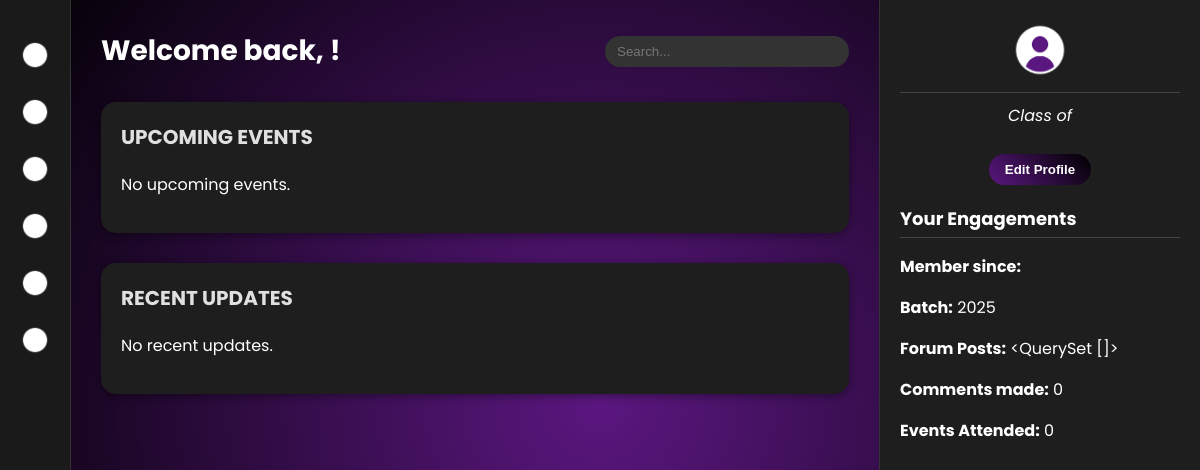
Page / (signed in) on the earlier database version.
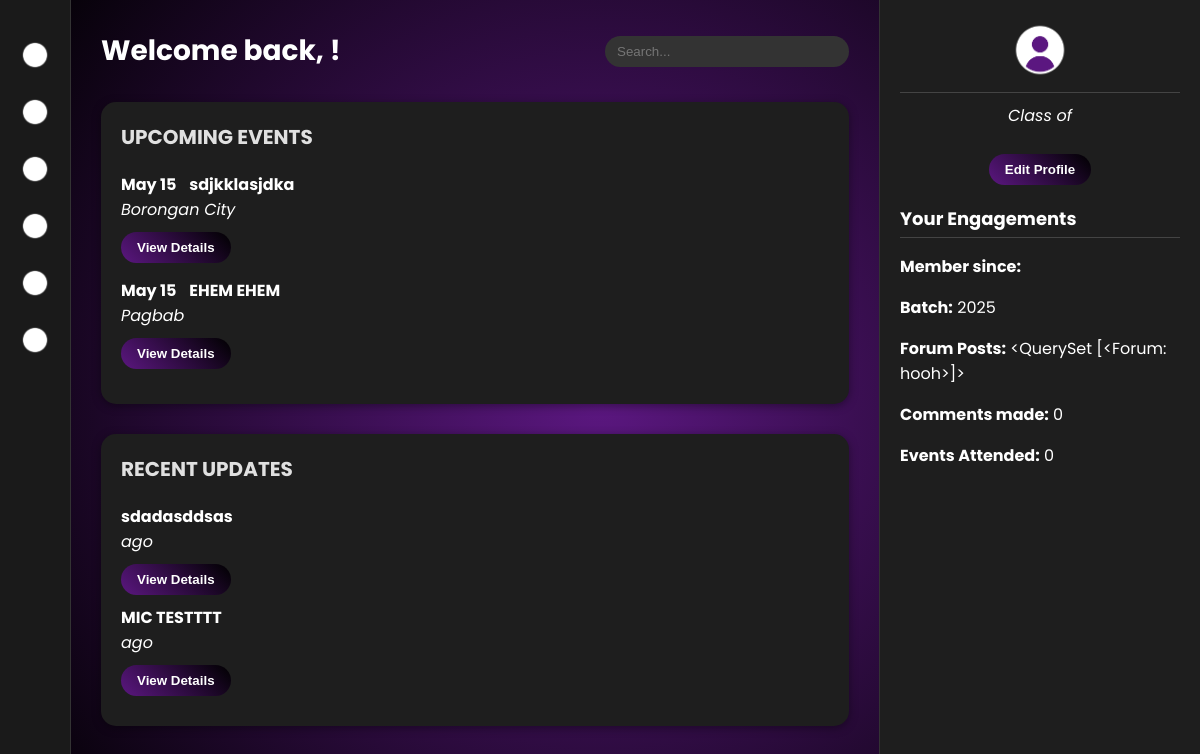
Same page on the later database version.
### core/models.py (models this page shows, shortened)
class CustomUser(AbstractBaseUser, PermissionsMixin):
    id = models.AutoField(primary_key=True)
    student_number = models.CharField(max_length=20, unique=True, null=True, blank=True) #nulled for admin registration
    full_name = models.CharField(max_length=200)
    address = models.CharField(max_length=255, blank=True)
    degree_choices = [
        ('BSCS', 'BS Computer Science'),
        ('BSIT', 'BS Information Technology'),
        ('BSEMC', 'BS Entertainment and Multimedia Computing'),
        ('ACT', 'Associate in Computer Technology'),
    ]
    degree = models.CharField(max_length=100, choices=degree_choices, blank=True)
    current_year = datetime.datetime.now().year
    year_selection = [(year, str(year)) for year in range(current_year, 2015, -1)]
    year_graduated = models.IntegerField(choices=year_selection, null=True, blank=True)
    bio = models.TextField(blank=True)
    EMPLOYMENT_STATUS_CHOICES = [
        ('employed', 'Employed'),
        ('freelancing', 'Freelancing'),
        ('unemployed', 'Unemployed'),
        ('studying', 'Studying'),
        ('other', 'Other'),
    ]
    employment_status = models.CharField(max_length=20, choices=EMPLOYMENT_STATUS_CHOICES, blank=True, null=True)
    username = models.CharField(max_length=150, unique=True, null=True, blank=True)
    profile_picture = models.ImageField(
        upload_to=user_profile_pic_path,
        default='default/profile.png',
        blank=True,
        null=True
    )
    is_staff = models.BooleanField(default=False)
    is_active = models.BooleanField(default=True)
    USERNAME_FIELD = 'student_number'
    REQUIRED_FIELDS = ['full_name']
    objects = CustomUserManager()
    @property
    def batch(self):
        return self.year_graduated

class Event(models.Model):
    title = models.CharField(max_length=200)
    description = models.TextField()
    date = models.DateField(default=date.today)
    time = models.TimeField()
    location = models.CharField(max_length=200)

class Updates(models.Model):
    title = models.CharField(max_length=200)
    content = models.TextField()
    date_posted = models.DateTimeField(auto_now_add=True)
    related_event = models.ForeignKey(Event, on_delete=models.SET_NULL, null=True, blank=True)

class Forum(models.Model):
    title = models.CharField(max_length=255)
    content = models.TextField()
    author = models.ForeignKey(settings.AUTH_USER_MODEL, on_delete=models.CASCADE)
    date_posted = models.DateTimeField(auto_now_add=True)
    def __str__(self):
        return self.title

### core/views.py (the view)
# urls.py: 2. Add a URL to urlpatterns:  path('', views.home, name='home')
@login_required
def home(request):
    user = request.user
    upcoming_events = Event.objects.filter(date__gte=timezone.now()).order_by('date')[:5]
    recent_updates = Updates.objects.all().order_by('-date_posted')
    forum_posts_count = Forum.objects.filter(author=request.user)
    comments_count = Comment.objects.filter(user=user).count()
    events_attended_count = Attendance.objects.filter(user=user).count()
    return render(request, 'core/home.html', {
        'user': user,
        'upcoming_events': upcoming_events,
        'recent_updates': recent_updates,
        'forum_posts_count': forum_posts_count,
        'comments_count': comments_count,
        'events_attended_count': events_attended_count,
    })

### core/templates/core/home.html (shortened to what this page needs)
{% load static %}
<!DOCTYPE html>
<html lang="en">
<head>
    <link rel="stylesheet" href="{% static 'css/style.css' %}">
</head>
<body>
  <div class="container">
    <div class="sidebar">
      <nav>
        <a href="{% url 'profile' %}"><img src="{% static 'img/user_icon.png' %}" alt="Profile"></a>
        <a href="{% url 'home' %}"><img src="{% static 'img/home_icon.png' %}" alt="Home"></a>
        <a href="{% url 'events' %}"><img src="{% static 'img/events_icon.png' %}" alt="Events"></a>
        <a href="{% url 'forum' %}"><img src="{% static 'img/forum_icon.png' %}" alt="Forum"></a>
        <a href="{% url 'updates' %}"><img src="{% static 'img/updates_icon.png' %}" alt="Updates"></a>
        <a href="{% url 'logout' %}"><img src="{% static 'img/logout_icon.png' %}" alt="Logout"></a>
      </nav>
    </div>
    <div class="main-content">
      <div class="forum-header">
        <h1>Welcome back, {{ user.first_name }}!</h1>
        <input type="text" class="search-bar" placeholder="Search...">
      </div>
      <div class="forum-post">
        <h3>UPCOMING EVENTS</h3>
        {% for event in upcoming_events %}
        <div style="margin-bottom: 15px;">
          <strong>{{ event.date|date:"F d" }}</strong> &nbsp;
          <span style="font-weight: bold;">{{ event.title }}</span><br>
          <em>{{ event.location }}</em><br>
          <a href="{% url 'event_detail' event.id %}">
            <button class="attend-button">View Details</button>
          </a>
        </div>
        {% empty %}
        <p>No upcoming events.</p>
        {% endfor %}
      </div>
      <div class="forum-post">
        <h3>RECENT UPDATES</h3>
        {% for update in recent_updates %}
        <div style="margin-bottom: 10px;">
          <strong>{{ update.title }}</strong><br>
          <em>{{ update.posted_at|timesince }} ago</em><br>
          <a href="{% url 'update_detail' update.id %}">
            <button class="attend-button">View Details</button>
          </a>
        </div>
        {% empty %}
        <p>No recent updates.</p>
        {% endfor %}
      </div>
    </div>
    <div class="trending-posts">
      <div style="text-align: center; margin-bottom: 20px;">
        <img src="{% static 'img/user_icon.png' %}" alt="Profile" style="width: 60px;">
        <h3>{{ user.first_name }} {{ user.last_name }}</h3>
        <em>Class of {{ user.graduation_year }}</em><br>
        <a href="{% url 'profile' %}">
          <button class="attend-button">Edit Profile</button>
        </a>
      </div>
      <h3>Your Engagements</h3>
      <p><strong>Member since:</strong><br> {{ user.date_joined|date:"F Y" }}</p>
      <p><strong>Batch:</strong> {{ user.batch }}</p>
      <p><strong>Forum Posts:</strong> {{ forum_posts_count }}</p>
      <p><strong>Comments made:</strong> {{ comments_count }}</p>
      <p><strong>Events Attended:</strong> {{ events_attended_count }}</p>
    </div>
  </div>
</body>
</html>

### core/static/css/style.css (style rules this page uses)
body { margin: 0; padding: 0; font-family: 'Poppins', sans-serif; background: radial-gradient(circle, #5b1780, #000000); color: white; }
.container { display: flex; height: 100vh; }
.sidebar { width: 70px; background-color: #1a1a1a; display: flex; flex-direction: column; align-items: center; padding: 20px 0; border-right: 1px solid #333; }
.sidebar nav a { margin: 20px 0; display: block; }
.sidebar img { width: 30px; height: 30px; filter: brightness(0) invert(1); transition: transform 0.2s ease; }
.main-content { flex: 1; padding: 30px; overflow-y: auto; }
.forum-header { display: flex; justify-content: space-between; align-items: center; margin-bottom: 30px; }
.forum-header h1 { font-size: 28px; font-weight: bold; margin: 0; }
.search-bar { padding: 8px 12px; border-radius: 20px; border: none; width: 220px; background-color: #333; color: white; }
.forum-post { background-color: #1e1e1e; border-radius: 15px; padding: 20px; margin-bottom: 30px; box-shadow: 0 2px 10px rgba(0,0,0,0.4); }
.forum-post h3 { margin-top: 0; font-size: 20px; color: #e0e0e0; }
.attend-button { background: linear-gradient(45deg, #5b1780, #000000); color: white; border: none; padding: 8px 16px; border-radius: 20px; cursor: pointer; font-weight: bold; margin-top: 10px; transition: background 0.3s ease; }
.trending-posts { width: 280px; background-color: #1e1e1e; padding: 20px; border-left: 1px solid #333; overflow-y: auto; }
.trending-posts h3 { margin-top: 0; font-size: 18px; border-bottom: 1px solid #444; padding-bottom: 5px; margin-bottom: 10px; }

Differences in the rows shown:
added Event: date "May 15", title "sdjkklasjdka", location "Borongan City"
added Event: date "May 15", title "EHEM EHEM", location "Pagbab"
added Updates: title "sdadasddsas"
added Updates: title "MIC TESTTTT"
added Forum: title "<QuerySet [<Forum: hooh>]>"
Other differences:
{{ forum_posts_count }}: "<QuerySet []>" → (not shown)
text no longer shown: "No upcoming events. No recent updates."
